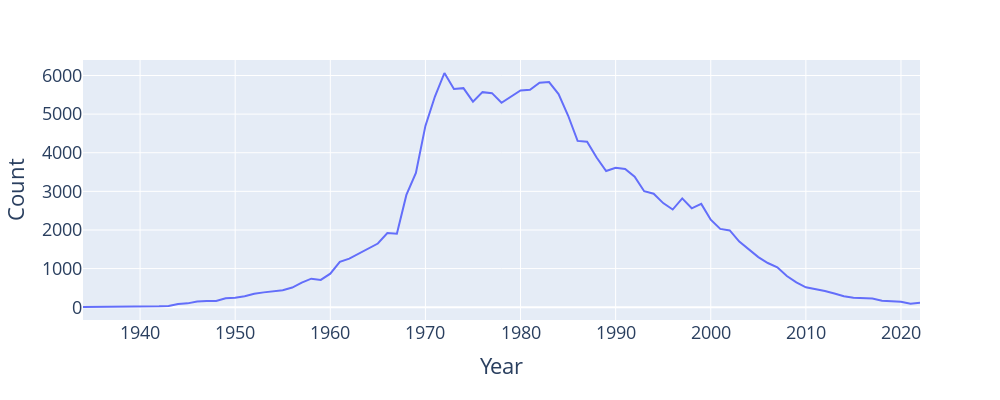

This figure's notebook cell:
### Markdown cell above
To build our intuition on how to answer our research question, let's visualize the prevalence of the name "Jennifer" over time.

### Code cell
# We'll talk about how to generate plots in a later lecture
fig = px.line(f_babynames[f_babynames["Name"] == "Jennifer"],
              x="Year", y="Count")

fig.update_layout(font_size = 18, 
                  autosize=False, 
                  width=1000, 
                  height=400)

### Figure 1 — Plotly figure (JSON) as saved in the notebook; plotly's stock layout.template omitted (floating-point values rounded to 4 significant figures)
{"data": [{"hovertemplate": "Year=%{x}<br>Count=%{y}<extra></extra>", "legendgroup": "", "line": {"color": "#636efa", "dash": "solid"}, "marker": {"symbol": "circle"}, "mode": "lines", "name": "", "orientation": "v", "showlegend": false, "type": "scatter", "x": [1934, 1938, 1939, 1940, 1941, 1942, 1943, 1944, 1945, 1946, 1947, 1948, 1949, 1950, 1951, 1952, 1953, 1954, 1955, 1956, 1957, 1958, 1959, 1960, 1961, 1962, 1963, 1964, 1965, 1966, 1967, 1968, 1969, 1970, 1971, 1972, 1973, 1974, 1975, 1976, 1977, 1978, 1979, 1980, 1981, 1982, 1983, 1984, 1985, 1986, 1987, 1988, 1989, 1990, 1991, 1992, 1993, 1994, 1995, 1996, 1997, 1998, 1999, 2000, 2001, 2002, 2003, 2004, 2005, 2006, 2007, 2008, 2009, 2010, 2011, 2012, 2013, 2014, 2015, 2016, 2017, 2018, 2019, 2020, 2021, 2022], "xaxis": "x", "y": [5, 5, 6, 13, 24, 22, 30, 80, 99, 147, 163, 159, 233, 247, 284, 350, 384, 412, 440, 509, 635, 739, 707, 869, 1174, 1257, 1386, 1516, 1649, 1919, 1902, 2907, 3477, 4695, 5456, 6065, 5649, 5673, 5323, 5569, 5543, 5295, 5462, 5612, 5628, 5813, 5830, 5520, 4964, 4306, 4285, 3875, 3528, 3612, 3579, 3382, 3004, 2940, 2696, 2529, 2817, 2561, 2675, 2265, 2027, 1987, 1699, 1485, 1297, 1144, 1035, 808, 641, 515, 474, 421, 354, 286, 243, 239, 226, 167, 145, 141, 91, 114], "yaxis": "y"}], "layout": {"autosize": false, "font": {"size": 18}, "height": 400, "legend": {"tracegroupgap": 0}, "margin": {"t": 60}, "width": 1000, "xaxis": {"anchor": "y", "domain": [0, 1], "title": {"text": "Year"}}, "yaxis": {"anchor": "x", "domain": [0, 1], "title": {"text": "Count"}}}}
